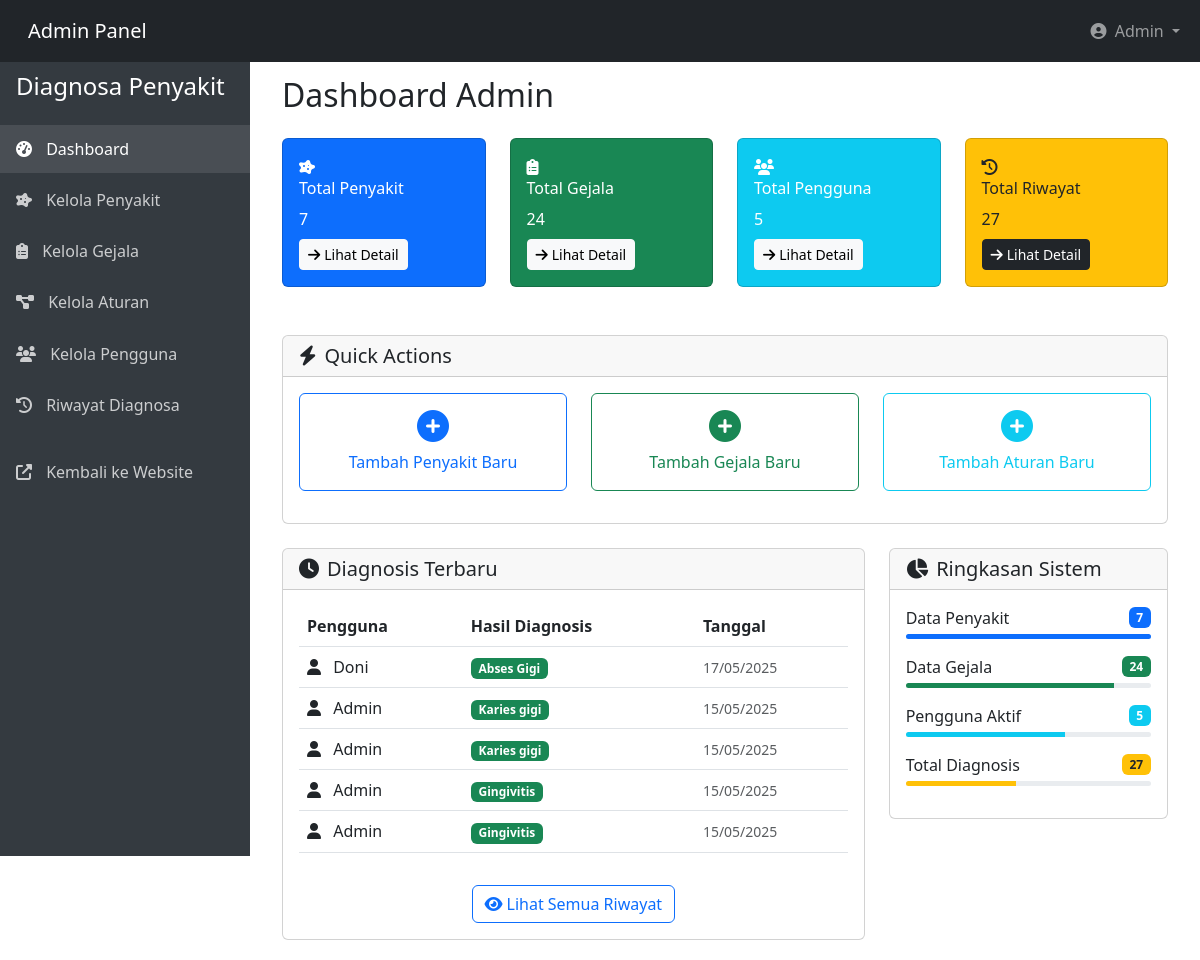
Page /admin/dashboard.php (signed in) on the committed database.
### tables this page shows
CREATE TABLE `riwayat` (
  `id` int NOT NULL,
  `user_id` int NOT NULL,
  `penyakit_id` int NOT NULL,
  `tanggal` date NOT NULL,
  `gejala` varchar(255) DEFAULT NULL
);

CREATE TABLE `users` (
  `id` int NOT NULL,
  `nama` varchar(100) NOT NULL,
  `email` varchar(100) NOT NULL,
  `password` varchar(255) NOT NULL,
  `role` enum('user','admin','pakar') NOT NULL DEFAULT 'user',
  `created_at` timestamp NULL DEFAULT CURRENT_TIMESTAMP
);

CREATE TABLE `penyakit` (
  `id` int NOT NULL,
  `kode_penyakit` varchar(10) NOT NULL,
  `nama_penyakit` varchar(100) NOT NULL,
  `deskripsi` text NOT NULL,
  `solusi` text NOT NULL
);

### admin/dashboard.php (the view, shortened to what this page needs)
<?php
$page_title = "Dashboard Admin";
require_once(__DIR__ . '/layout/header_layout.php');
$penyakit_query = "SELECT COUNT(*) as total FROM penyakit";
$penyakit_result = mysqli_query($conn, $penyakit_query);
$penyakit = mysqli_fetch_assoc($penyakit_result);
$gejala_query = "SELECT COUNT(*) as total FROM gejala";
$gejala_result = mysqli_query($conn, $gejala_query);
$gejala = mysqli_fetch_assoc($gejala_result);
$user_query = "SELECT COUNT(*) as total FROM users";
$user_result = mysqli_query($conn, $user_query);
$user = mysqli_fetch_assoc($user_result);
$riwayat_query = "SELECT COUNT(*) as total FROM riwayat";
$riwayat_result = mysqli_query($conn, $riwayat_query);
$riwayat = mysqli_fetch_assoc($riwayat_result);
$recent_query = "SELECT r.*, u.nama, p.nama_penyakit
                FROM riwayat r
                JOIN users u ON r.user_id = u.id
                LEFT JOIN penyakit p ON r.penyakit_id = p.id
                ORDER BY r.tanggal DESC
                LIMIT 5";
$recent_result = mysqli_query($conn, $recent_query);
?>
<div class="row mb-4">
    <div class="col-xl-3 col-md-6 mb-4">
        <div class="card stats-card bg-primary text-white">
            <div class="card-body position-relative">
                <div class="stats-icon">
                    <i class="fas fa-disease"></i>
                </div>
                <h6 class="card-title">Total Penyakit</h6>
                <div class="stats-number"><?= $penyakit['total'] ?? 0 ?></div>
                <a href="penyakit.php" class="btn btn-light btn-sm mt-2">
                    <i class="fas fa-arrow-right me-1"></i>Lihat Detail
                </a>
            </div>
        </div>
    </div>
    <div class="col-xl-3 col-md-6 mb-4">
        <div class="card stats-card bg-success text-white">
            <div class="card-body position-relative">
                <div class="stats-icon">
                    <i class="fas fa-clipboard-list"></i>
                </div>
                <h6 class="card-title">Total Gejala</h6>
                <div class="stats-number"><?= $gejala['total'] ?? 0 ?></div>
                <a href="gejala.php" class="btn btn-light btn-sm mt-2">
                    <i class="fas fa-arrow-right me-1"></i>Lihat Detail
                </a>
            </div>
        </div>
    </div>
    <div class="col-xl-3 col-md-6 mb-4">
        <div class="card stats-card bg-info text-white">
            <div class="card-body position-relative">
                <div class="stats-icon">
                    <i class="fas fa-users"></i>
                </div>
                <h6 class="card-title">Total Pengguna</h6>
                <div class="stats-number"><?= $user['total'] ?? 0 ?></div>
                <a href="pengguna.php" class="btn btn-light btn-sm mt-2">
                    <i class="fas fa-arrow-right me-1"></i>Lihat Detail
                </a>
            </div>
        </div>
    </div>
    <div class="col-xl-3 col-md-6 mb-4">
        <div class="card stats-card bg-warning text-dark">
            <div class="card-body position-relative">
                <div class="stats-icon">
                    <i class="fas fa-history"></i>
                </div>
                <h6 class="card-title">Total Riwayat</h6>
                <div class="stats-number"><?= $riwayat['total'] ?? 0 ?></div>
                <a href="riwayat.php" class="btn btn-dark btn-sm mt-2">
                    <i class="fas fa-arrow-right me-1"></i>Lihat Detail
                </a>
            </div>
        </div>
    </div>
</div>
<div class="row mb-4">
    <div class="col-12">
        <div class="card">
            <div class="card-header">
                <h5 class="card-title mb-0">
                    <i class="fas fa-bolt me-2"></i>Quick Actions
                </h5>
            </div>
            <div class="card-body">
                <div class="row">
                    <div class="col-lg-4 col-md-6 mb-3">
                        <a href="penyakit.php?action=add" class="btn btn-outline-primary w-100 py-3">
                            <i class="fas fa-plus-circle fa-2x mb-2"></i><br>
                            Tambah Penyakit Baru
                        </a>
                    </div>
                    <div class="col-lg-4 col-md-6 mb-3">
                        <a href="gejala.php?action=add" class="btn btn-outline-success w-100 py-3">
                            <i class="fas fa-plus-circle fa-2x mb-2"></i><br>
                            Tambah Gejala Baru
                        </a>
                    </div>
                    <div class="col-lg-4 col-md-6 mb-3">
                        <a href="aturan.php?action=add" class="btn btn-outline-info w-100 py-3">
                            <i class="fas fa-plus-circle fa-2x mb-2"></i><br>
                            Tambah Aturan Baru
                        </a>
                    </div>
                </div>
            </div>
        </div>
    </div>
</div>
<div class="row">
    <div class="col-lg-8">
        <div class="card">
            <div class="card-header">
                <h5 class="card-title mb-0">
                    <i class="fas fa-clock me-2"></i>Diagnosis Terbaru
                </h5>
            </div>
            <div class="card-body">
                <?php if (mysqli_num_rows($recent_result) > 0): ?>
                    <div class="table-responsive">
                        <table class="table table-hover">
                            <thead>
                                <tr>
                                    <th>Pengguna</th>
                                    <th>Hasil Diagnosis</th>
                                    <th>Tanggal</th>
                                </tr>
                            </thead>
                            <tbody>
                                <?php while($row = mysqli_fetch_assoc($recent_result)): ?>
                                <tr>
                                    <td>
                                        <i class="fas fa-user me-2"></i>
                                        <?= htmlspecialchars($row['nama']) ?>
                                    </td>
                                    <td>
                                        <?php if(!empty($row['nama_penyakit'])): ?>
                                            <span class="badge bg-success">
                                                <?= htmlspecialchars($row['nama_penyakit']) ?>
                                            </span>
                                        <?php else: ?>
                                            <span class="badge bg-secondary">Tidak Terdiagnosis</span>
                                        <?php endif; ?>
                                    </td>
                                    <td>
                                        <small class="text-muted">
                                            <?= date('d/m/Y', strtotime($row['tanggal'])) ?>
                                        </small>
                                    </td>
                                </tr>
                                <?php endwhile; ?>
                            </tbody>
                        </table>
                    </div>
                    <div class="text-center mt-3">
                        <a href="riwayat.php" class="btn btn-outline-primary">
                            <i class="fas fa-eye me-1"></i>Lihat Semua Riwayat
                        </a>
                    </div>
                <?php endif; ?>
            </div>
        </div>
    </div>
    <div class="col-lg-4">
        <div class="card">
            <div class="card-header">
                <h5 class="card-title mb-0">
                    <i class="fas fa-chart-pie me-2"></i>Ringkasan Sistem
                </h5>
            </div>
            <div class="card-body">
                <div class="mb-3">
                    <div class="d-flex justify-content-between align-items-center">
                        <span>Data Penyakit</span>
                        <span class="badge bg-primary"><?= $penyakit['total'] ?? 0 ?></span>
                    </div>
                    <div class="progress mt-1" style="height: 5px;">
                        <div class="progress-bar bg-primary" style="width: 100%"></div>
                    </div>
                </div>
                <div class="mb-3">
                    <div class="d-flex justify-content-between align-items-center">
                        <span>Data Gejala</span>
                        <span class="badge bg-success"><?= $gejala['total'] ?? 0 ?></span>
                    </div>
                    <div class="progress mt-1" style="height: 5px;">
                        <div class="progress-bar bg-success" style="width: 85%"></div>
                    </div>
                </div>
                <div class="mb-3">
                    <div class="d-flex justify-content-between align-items-center">
                        <span>Pengguna Aktif</span>
                        <span class="badge bg-info"><?= $user['total'] ?? 0 ?></span>
                    </div>
                    <div class="progress mt-1" style="height: 5px;">
                        <div class="progress-bar bg-info" style="width: 65%"></div>
                    </div>
                </div>
                <div class="mb-3">
                    <div class="d-flex justify-content-between align-items-center">
                        <span>Total Diagnosis</span>
                        <span class="badge bg-warning text-dark"><?= $riwayat['total'] ?? 0 ?></span>
                    </div>
                    <div class="progress mt-1" style="height: 5px;">
                        <div class="progress-bar bg-warning" style="width: 45%"></div>
                    </div>
                </div>
            </div>
        </div>
    </div>
</div>
<?php
require_once(__DIR__ . '/layout/footer_layout.php');
?>

### admin/layout/header_layout.php (shortened to what this page needs)
<!DOCTYPE html>
<html lang="en">
<head>
    <link href="https://cdn.jsdelivr.net/npm/bootstrap@5.3.0/dist/css/bootstrap.min.css" rel="stylesheet">
    <link rel="stylesheet" href="https://cdnjs.cloudflare.com/ajax/libs/font-awesome/6.4.0/css/all.min.css">
</head>
<body>
    <nav class="navbar navbar-expand-lg navbar-dark bg-dark fixed-top">
        <div class="container-fluid">
            <a class="navbar-brand" href="#">Admin Panel</a>
            <div class="collapse navbar-collapse" id="navbarSupportedContent">
                <ul class="navbar-nav ms-auto">
                    <li class="nav-item dropdown">
                        <a class="nav-link dropdown-toggle" href="#" id="navbarDropdown" role="button" data-bs-toggle="dropdown" aria-expanded="false">
                            <i class="fas fa-user-circle me-1"></i> Admin
                        </a>
                    </li>
                </ul>
            </div>
        </div>
    </nav>
    <div class="sidebar" id="sidebar">
        <div class="sidebar-header p-3">
            <h4 class="text-white">Diagnosa Penyakit</h4>
        </div>
        <ul class="nav flex-column">
            <li class="nav-item">
                <a class="nav-link <?= basename($_SERVER['PHP_SELF']) == 'dashboard.php' ? 'active' : '' ?>" href="dashboard.php">
                    <i class="fas fa-tachometer-alt"></i> Dashboard
                </a>
            </li>
            <li class="nav-item">
                <a class="nav-link <?= basename($_SERVER['PHP_SELF']) == 'penyakit.php' ? 'active' : '' ?>" href="penyakit.php">
                    <i class="fas fa-disease"></i> Kelola Penyakit
                </a>
            </li>
            <li class="nav-item">
                <a class="nav-link <?= basename($_SERVER['PHP_SELF']) == 'gejala.php' ? 'active' : '' ?>" href="gejala.php">
                    <i class="fas fa-clipboard-list"></i> Kelola Gejala
                </a>
            </li>
            <li class="nav-item">
                <a class="nav-link <?= basename($_SERVER['PHP_SELF']) == 'aturan.php' ? 'active' : '' ?>" href="aturan.php">
                    <i class="fas fa-project-diagram"></i> Kelola Aturan
                </a>
            </li>
            <li class="nav-item">
                <a class="nav-link <?= basename($_SERVER['PHP_SELF']) == 'pengguna.php' ? 'active' : '' ?>" href="pengguna.php">
                    <i class="fas fa-users"></i> Kelola Pengguna
                </a>
            </li>
            <li class="nav-item">
                <a class="nav-link <?= basename($_SERVER['PHP_SELF']) == 'riwayat.php' ? 'active' : '' ?>" href="riwayat.php">
                    <i class="fas fa-history"></i> Riwayat Diagnosa
                </a>
            </li>
            <li class="nav-item mt-3">
                <a class="nav-link" href="../dashboard.php">
                    <i class="fas fa-external-link-alt"></i> Kembali ke Website
                </a>
            </li>
        </ul>
    </div>
    <div class="main-content" id="mainContent">
        <div class="container-fluid">
            <?php
            if (isset($page_title)) {
                echo '<h2 class="mb-4">' . $page_title . '</h2>';
            }
            ?>

### admin/layout/footer_layout.php (shortened to what this page needs)
</div>
    </div>
</body>
</html>

### admin/layout/header_layout.php (style rules this page uses)
body { padding-top: 56px; }
.sidebar { height: 100vh; position: fixed; left: 0; width: 250px; background: #343a40; transition: all 0.3s; z-index: 1000; }
.sidebar .nav-link { color: rgba(255, 255, 255, 0.75); padding: 0.75rem 1rem; margin-bottom: 0.2rem; }
.sidebar .nav-link:hover, .sidebar .nav-link.active { color: #fff; background: rgba(255, 255, 255, 0.1); }
.sidebar .nav-link i { margin-right: 10px; }
.main-content { margin-left: 250px; padding: 20px; transition: all 0.3s; }
.navbar-brand { padding: 0.5rem 1rem; }

### rows in the picture
riwayat: user.nama "Doni", penyakit.nama_penyakit "Abses Gigi", tanggal "17/05/2025"
riwayat: user.nama "Admin", penyakit.nama_penyakit "Karies gigi", tanggal "15/05/2025"
riwayat: user.nama "Admin", penyakit.nama_penyakit "Karies gigi", tanggal "15/05/2025"
riwayat: user.nama "Admin", penyakit.nama_penyakit "Gingivitis", tanggal "15/05/2025"
riwayat: user.nama "Admin", penyakit.nama_penyakit "Gingivitis", tanggal "15/05/2025"

### other values in the picture
$page_title "Dashboard Admin"
$penyakit['total'] "7"
$gejala['total'] "24"
$user['total'] "5"
$riwayat['total'] "27"
